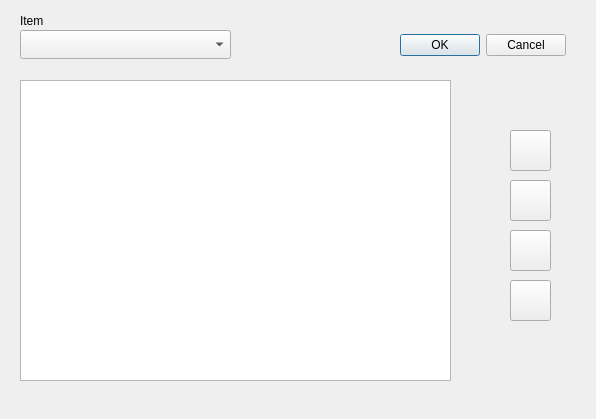
<?xml version="1.0" encoding="UTF-8"?>
<ui version="4.0">
 <class>AttDialog</class>
 <widget class="QDialog" name="AttDialog">
  <property name="geometry">
   <rect>
    <x>0</x>
    <y>0</y>
    <width>596</width>
    <height>419</height>
   </rect>
  </property>
  <property name="windowTitle">
   <string>Dialog</string>
  </property>
  <widget class="QComboBox" name="CBoxItems">
   <property name="geometry">
    <rect>
     <x>20</x>
     <y>30</y>
     <width>211</width>
     <height>29</height>
    </rect>
   </property>
  </widget>
  <widget class="QLabel" name="labelItem">
   <property name="geometry">
    <rect>
     <x>20</x>
     <y>10</y>
     <width>211</width>
     <height>21</height>
    </rect>
   </property>
   <property name="text">
    <string>Item</string>
   </property>
  </widget>
  <widget class="QTableWidget" name="TableAtts">
   <property name="geometry">
    <rect>
     <x>20</x>
     <y>80</y>
     <width>431</width>
     <height>301</height>
    </rect>
   </property>
  </widget>
  <widget class="QPushButton" name="PButtonAddAtt">
   <property name="geometry">
    <rect>
     <x>510</x>
     <y>130</y>
     <width>41</width>
     <height>41</height>
    </rect>
   </property>
   <property name="text">
    <string/>
   </property>
   <property name="icon">
    <iconset resource="images/images.qrc">
     <normaloff>:/img/Plus.png</normaloff>:/img/Plus.png</iconset>
   </property>
   <property name="shortcut">
    <string>+</string>
   </property>
  </widget>
  <widget class="QPushButton" name="PButtonRemoveAtt">
   <property name="geometry">
    <rect>
     <x>510</x>
     <y>180</y>
     <width>41</width>
     <height>41</height>
    </rect>
   </property>
   <property name="text">
    <string/>
   </property>
   <property name="icon">
    <iconset resource="images/images.qrc">
     <normaloff>:/img/Minus.png</normaloff>:/img/Minus.png</iconset>
   </property>
   <property name="shortcut">
    <string>+</string>
   </property>
  </widget>
  <widget class="QDialogButtonBox" name="buttonBox">
   <property name="geometry">
    <rect>
     <x>390</x>
     <y>30</y>
     <width>176</width>
     <height>31</height>
    </rect>
   </property>
   <property name="standardButtons">
    <set>QDialogButtonBox::Cancel|QDialogButtonBox::Ok</set>
   </property>
  </widget>
  <widget class="QPushButton" name="upPushButton">
   <property name="geometry">
    <rect>
     <x>510</x>
     <y>230</y>
     <width>41</width>
     <height>41</height>
    </rect>
   </property>
   <property name="text">
    <string/>
   </property>
   <property name="icon">
    <iconset resource="images/images.qrc">
     <normaloff>:/img/Up.png</normaloff>:/img/Up.png</iconset>
   </property>
  </widget>
  <widget class="QPushButton" name="downPushButton">
   <property name="geometry">
    <rect>
     <x>510</x>
     <y>280</y>
     <width>41</width>
     <height>41</height>
    </rect>
   </property>
   <property name="text">
    <string/>
   </property>
   <property name="icon">
    <iconset resource="images/images.qrc">
     <normaloff>:/img/Down.png</normaloff>:/img/Down.png</iconset>
   </property>
  </widget>
 </widget>
 <resources>
  <include location="images/images.qrc"/>
 </resources>
 <connections/>
</ui>
